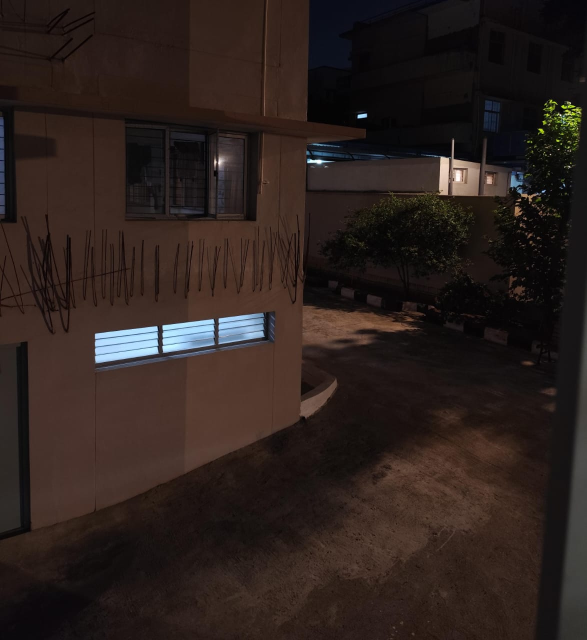
#> input picture data/real_noisy_photo.jpg, 1174 x 1280 px (shown at 1/2 size)
$ jupyter execute --allow-errors DIP_A2_Question_5.ipynb
#> lines starting #> are read from the running program, lines starting #| are printed output that depends on the picture
#> further down, real_u8 is the input picture: shape (1280, 1174, 3); mean R, G, B 43.9, 32.8, 29.2
#> after the loop `for yy in range(0, h - tile_h + 1, max(1, tile_h//2)):`:
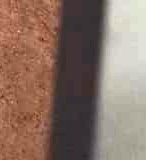
#> tile: shape (160, 146, 3) float32; mean R, G, B 0.165, 0.139, 0.126; drawn with min black and max white
#> after the loop `for yy in range(0, h - tile_h + 1, max(1, tile_h//2)):`: candidates = 225 items, first 6: (0, 0, 160, 0, 146), (0, 0, 160, 73, 219), (0, 0, 160, 146, 292), (0, 0, 160, 219, 365), (0, 0, 160, 292, 438), (0, 0, 160, 365, 511)
#> `_, y0, y1, x0, x1 = min(candidates)`: y0 = 0; y1 = 160; x0 = 0; x1 = 146
#> `flat = real[y0:y1, x0:x1]`:
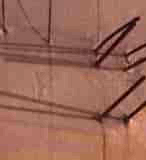
#> flat: shape (160, 146, 3) float32; mean R, G, B 0.136, 0.0911, 0.0776; drawn with min black and max white
#> after the loop `for c in range(3):`: estimates = [0.00411, 0.00411, 0.00411]
#> `real_sigma = float(np.mean(estimates))`: real_sigma = 0.00411
# DIP Assignment 2 — Question 5

## Denoising and the Wiener Filter

This notebook implements Sections 5.1 and 5.2 independently. It preserves the
supplied 3072×2048 RGB reference image, estimates the signal PSD from each
noisy input rather than from the clean reference, implements the frequency
domain Wiener estimator with NumPy, compares it with Gaussian, Butterworth,
and bilateral denoisers, tests noise-power misestimation, and leaves a
ground-truth-free real-photo workflow ready for a separately supplied image.

All filtering required by the assignment is implemented with NumPy array
arithmetic and `numpy.fft`. Display thumbnails are decimated copies only;
the computational arrays retain their original dimensions.

## Official requirements and conventions

The official Question 5 model is
\[
g(x,y)=f(x,y)+n(x,y),
\]
with uncorrelated, wide-sense stationary clean signal and additive noise.
The controlled image is normalized by 255, the injected noise levels are
\(\sigma\in\{5,10,20,40\}\) 8-bit levels, and all methods receive the same
unclipped noisy realization at each level. Metrics use clipped copies in
\([0,1]\), data range \(L=1\), and channel-wise RGB aggregation.

The primary signal PSD estimate is a radially averaged noisy periodogram,
with the known white-noise floor subtracted and the radial profile smoothed
by a centered NumPy moving average. This is a practical isotropic estimate,
not a claim that photographic texture is directionally isotropic.

[cell 1]
import csv
import gc
import platform
import subprocess
import sys
import time
from pathlib import Path

import numpy as np
import matplotlib.pyplot as plt
from PIL import Image

np.set_printoptions(precision=6, suppress=True)
plt.rcParams["figure.dpi"] = 100
ROOT = Path.cwd()
DATA = ROOT / "A2" / "Q5,6"
if not DATA.exists():
    hits = list(ROOT.rglob("reference_image.jpg"))
    if not hits:
        raise FileNotFoundError("Could not locate A2/Q5,6/reference_image.jpg.")
    DATA = hits[0].parent
image_path = DATA / "reference_image.jpg"
#> (the rest of this cell did not finish here and is left out)

## RGB normalization and controlled noise design

The normalized standard deviation is \(\sigma_\mathrm{norm}=\sigma/255\);
the variance, which is the white-noise PSD under this periodogram
normalization, is \(\sigma_\mathrm{norm}^2\). Standard deviation measures a
typical amplitude while variance is its squared power. One standard-normal
RGB field is scaled to each requested level, so every method sees exactly
the same noisy array at a given level.

[cell 2]
SEED = 20261029
NOISE_LEVELS = [5, 10, 20, 40]
rng = np.random.default_rng(SEED)
#> (the rest of this cell did not finish here and is left out)

## 5.1.1 Statistical model and 5.1.2 linear-MMSE derivation

Wide-sense stationarity means that the mean is constant and the
autocorrelation depends on displacement, so a power spectral density
describes second-order statistics. Uncorrelated signal and noise have zero
cross-correlation, which removes the cross terms below. These assumptions
make the frequency-by-frequency optimization useful, but a natural
photograph has edges, regions, color correlations, and spatially varying
noise, so stationarity is only an approximation.

Let
\[
G=F+N,\qquad \widehat F=WG,\qquad E=F-WG.
\]
The per-frequency error power is
\[
J(W)=\mathbb E|F-WG|^2
 =S_{ff}-W S_{gf}-W^*S_{fg}+|W|^2S_{gg}.
\]
Using Wirtinger differentiation with respect to \(W^*\),
\[
\frac{\partial J}{\partial W^*}=-S_{fg}+WS_{gg}=0,
\qquad W=\frac{S_{fg}}{S_{gg}}.
\]
Because \(G=F+N\), signal-noise uncorrelatedness gives
\[
S_{fg}=E[FG^*]=S_{ff},\qquad
S_{gg}=E[GG^*]=S_{ff}+S_{nn}.
\]
Therefore
\[
\boxed{W(u,v)=\frac{S_{ff}(u,v)}{S_{ff}(u,v)+S_{nn}(u,v)}},
\qquad
\boxed{\widehat F(u,v)=W(u,v)G(u,v)}.
\]
Here \(S_{ff}\) and \(S_{nn}\) are clean-signal and noise PSDs, and \(W\) is
the frequency-dependent gain. It approaches one when signal power dominates
and zero when noise dominates. This is optimal among linear estimators under
the stated second-order model; it is not a universal optimality claim over
nonlinear estimators.

## 5.1.3–5.1.5 PSD estimation and from-scratch Wiener implementation

For an \(M\times N\) channel I use
\[
P_g(u,v)=|G(u,v)|^2/(MN).
\]
White noise with variance \(\sigma_n^2\) has expected spectral floor
\(\sigma_n^2\). The radial average is formed on the rectangular FFT grid,
smoothed by a centered width-9 moving average, and mapped back to every
frequency bin. The estimate is
\[
\widehat S_{ff}=\max(\operatorname{smooth}(\overline{P_g})-\sigma_n^2,\epsilon).
\]
The estimator is intentionally based only on the noisy channel. Radial
averaging reduces variance but suppresses directional texture information,
and subtraction becomes uncertain at high noise.

[cell 3]
def radial_frequency_grid(shape):
    """Return rectangular cycles-per-pixel radius and integer radial bins."""
#> called with shape = (1280, 1174)
    fy = np.fft.fftfreq(shape[0])[:, None]
#> fy = 1280 values, max 0.499 at index 639, min -0.5 at index 640, mean -0.000391
    fx = np.fft.fftfreq(shape[1])[None, :]
    radius = np.sqrt(fx * fx + fy * fy)
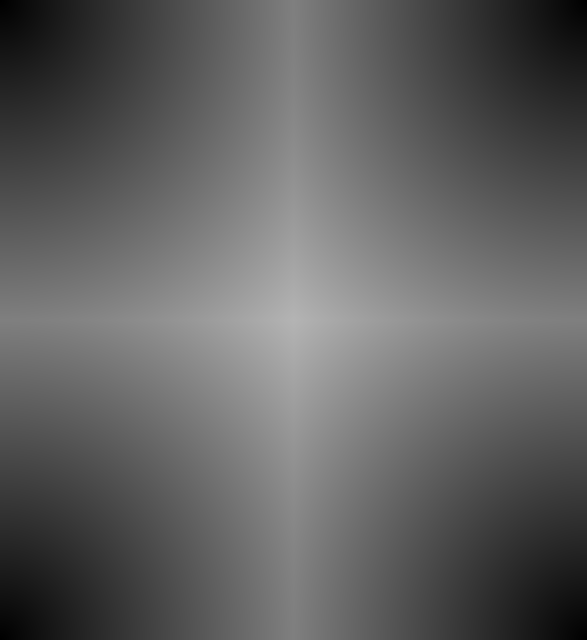
#> radius: shape (1280, 1174) float64 (shown at 1/2 size); min 0, max 0.707, mean 0.383
    bins = np.rint(radius * max(shape)).astype(np.int32)
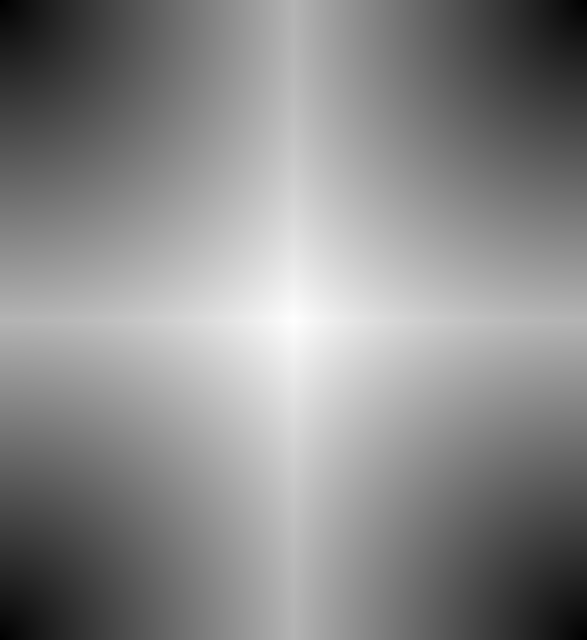
#> bins: shape (1280, 1174) int32 (shown at 1/2 size); min 0, max 905, mean 489.7; drawn with min black and max white
    return radius, bins

def moving_average(values, width=9):
    """Smooth a one-dimensional profile with a centered NumPy box average."""
    if width < 1 or width % 2 == 0:
        raise ValueError("width must be a positive odd integer")
    kernel = np.ones(width, dtype=np.float64) / width
    padded = np.pad(values, width // 2, mode="edge")
    return np.convolve(padded, kernel, mode="valid")

def estimate_signal_psd(noisy_channel, noise_power, bins, smoothing_width=9):
    """Estimate nonnegative signal PSD from a noisy periodogram.

    The periodogram is |FFT(channel)|^2/(M*N). Radial bin means are smoothed
    with a centered box window, the known white-noise floor is subtracted,
    and an epsilon floor prevents invalid Wiener denominators.
    """
    a = np.asarray(noisy_channel, dtype=np.float32)
    if a.ndim != 2:
        raise ValueError("noisy_channel must be two-dimensional")
    F = np.fft.fft2(a)
    periodogram = (np.abs(F) ** 2 / a.size).astype(np.float32)
    max_bin = int(bins.max())
    sums = np.bincount(bins.ravel(), weights=periodogram.ravel(), minlength=max_bin + 1)
    counts = np.bincount(bins.ravel(), minlength=max_bin + 1)
    radial_noisy = sums / np.maximum(counts, 1)
    radial_smooth = moving_average(radial_noisy, smoothing_width)
    signal_radial = np.maximum(radial_smooth - noise_power, np.finfo(np.float32).eps)
    signal_psd = signal_radial[bins]
    return signal_psd.astype(np.float32), radial_noisy, radial_smooth, periodogram

def wiener_denoise_channel(noisy_channel, noise_power, bins, smoothing_width=9,
                           fixed_signal_psd=None):
    """Apply a channel-wise frequency-domain Wiener estimator from scratch."""
    a = np.asarray(noisy_channel, dtype=np.float32)
    if fixed_signal_psd is None:
        signal_psd, radial_noisy, radial_smooth, periodogram = estimate_signal_psd(
            a, noise_power, bins, smoothing_width)
    else:
        signal_psd = np.asarray(fixed_signal_psd, dtype=np.float32)
        radial_noisy = radial_smooth = periodogram = None
    denominator = np.maximum(signal_psd + noise_power, np.finfo(np.float32).eps)
    gain = np.clip(signal_psd / denominator, 0.0, 1.0)
    F = np.fft.fft2(a)
    result_complex = np.fft.ifft2(gain * F)
    result = result_complex.real.astype(np.float32)
    return result, gain, signal_psd, (radial_noisy, radial_smooth, periodogram), float(np.max(np.abs(result_complex.imag)))

def wiener_denoise_rgb(noisy_rgb, noise_power, bins, smoothing_width=9,
                       fixed_signal_psds=None):
    """Apply the Wiener estimator independently to the three RGB channels."""
#> called with noise_power = 1.69e-05, smoothing_width = 9
    a = np.asarray(noisy_rgb, dtype=np.float32)
    if a.ndim != 3 or a.shape[2] != 3:
        raise ValueError("noisy_rgb must have shape (M,N,3)")
    output = np.empty_like(a)
#> output: shape (1280, 1174, 3) float32; every value is 0
    gains = []
    psds = []
    details = []
    imag_residuals = []
    for c in range(3):
        fixed = None if fixed_signal_psds is None else fixed_signal_psds[c]
        result, gain, psd, detail, imag = wiener_denoise_channel(
            a[:, :, c], noise_power, bins, smoothing_width, fixed)
        output[:, :, c] = result
        gains.append(gain); psds.append(psd); details.append(detail)
        imag_residuals.append(imag)
#> this loop made 3 passes
#> imag on passes 1 to 3: 5.28e-16, 5.39e-16, 6.3e-16
#> pass 1, in wiener_denoise_channel, `a = np.asarray(noisy_channel, dtype=np.float32)`:
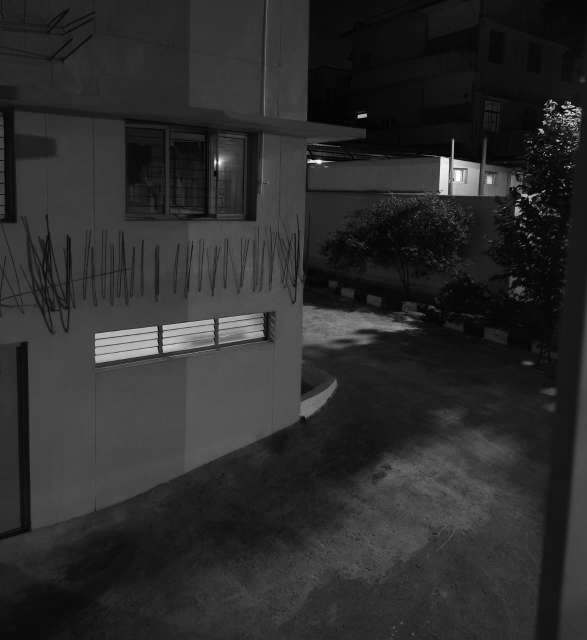
#> a: shape (1280, 1174) float32 (shown at 1/2 size); min 0, max 1, mean 0.172
#> after the loop, details = 3 items; gains = 3 items; imag_residuals = [5.28e-16, 5.39e-16, 6.3e-16]; psds = 3 items
    return output, gains, psds, details, imag_residuals

#> (the rest of this cell did not finish here and is left out)

## Reference Gaussian, Butterworth, bilateral, PSNR, and SSIM implementations

The Gaussian and Butterworth filters use the original rectangular dimensions
and circular FFT boundary convention. Their cutoffs are fixed in cycles per
pixel: `D0=0.08`, with a fourth-order Butterworth. The bilateral reference is
the Question 4 NumPy algorithm applied independently to RGB channels, using
reflected boundaries, `sigma_s=1.5`, and `sigma_r=2*sigma_norm`; it does not
use joint RGB distances.

All metrics clip only their metric copies to `[0,1]`. SSIM uses an 11×11
separable Gaussian window with sigma 1.5, `K1=.01`, `K2=.03`, `L=1`, and
reflective boundaries. Scores are averaged across the three channels.

[cell 4]
GAUSSIAN_D0 = 0.08
BUTTERWORTH_D0 = 0.08
BUTTERWORTH_ORDER = 4
# [81 lines left out: functions frequency_lowpass_channel, bilateral_channel, apply_rgb_filter, psnr_rgb, _separable_filter, ssim_channel and 1 more, not called in this run]

#> (the rest of this cell did not finish here and is left out)

## 5.1.6–5.1.11 Comparative experiments

For every noise level, the Wiener, Gaussian, Butterworth, and bilateral
outputs below use the same raw noisy RGB input. The Wiener PSD is estimated
independently for each noisy channel. The fixed Gaussian and Butterworth
responses are not adaptive; the Wiener response is adaptive through the
estimated radial signal power. A nonlinear bilateral filter can therefore
win on an image or metric even though the Wiener estimator is the linear-MMSE
solution under its model.

[cell 5]
comparison_rows = []
gain_summaries = {}
psd_examples = {}
outputs = {}
#> (the rest of this cell did not finish here and is left out)

[cell 6]
fig, ax = plt.subplots(1, 2, figsize=(12, 4))
methods = ["wiener", "gaussian", "butterworth", "bilateral"]
#> (the rest of this cell did not finish here and is left out)

### Measured interpretation

The printed tables are the executed evidence. As noise increases, the
estimated white floor grows and the Wiener gain generally shrinks over more
frequencies, but PSD subtraction also becomes less certain. Gaussian
attenuation is smooth and predetermined; Butterworth has an order-dependent
transition; Wiener attenuation follows the estimated signal spectrum.
PSNR and SSIM can select different winners because PSNR is global squared
error while SSIM emphasizes local luminance, contrast, and structure.

## 5.2.1 Controlled noise-power misestimation at σ=20

The signal PSD is held fixed at the correctly specified σ=20 estimate. Only
the assumed noise power in
\[
W=\widehat S_{ff}/(\widehat S_{ff}+S_{nn,\mathrm{assumed}})
\]
changes. Thus half the true power retains more noise, while twice the true
power suppresses more signal detail. The three outputs use the identical
σ=20 noisy input.

[cell 7]
sigma20 = 20
#> (the rest of this cell did not finish here and is left out)

## 5.2.2 Why a correctly specified Wiener filter can blur edges

The Wiener estimator is linear and uses stationary second-order power, not
an explicit edge map. A sharp edge is represented by high-frequency
components, and those frequencies can have power comparable to the noise.
Even with the correct noise variance, the gain attenuates some of those
components, so the transition broadens. MMSE minimizes expected squared
error under the model; it does not directly optimize edge sharpness or
perceptual preference. A bilateral filter can preserve a particular edge by
using local intensity differences, but that nonlinear behavior is not
universally superior and can fail under other textures or noise models.
The fixed-noise experiment above provides the measured gain and metric
evidence for this trade-off.

## 5.2.3 Real noisy photograph case study

When `data/real_noisy_photo.jpg` is supplied, the cell below loads the
student-captured image, records its properties, selects a low-gradient
analysis tile, estimates a per-channel noise scale from robust neighboring
differences, applies the same white-noise Wiener implementation, and saves
qualitative crops and residuals. The estimate assumes that the selected
tile has locally smooth signal and that neighboring-difference residuals are
approximately zero-centred; it is not a claim that photographic noise is
white, stationary, or signal-independent. No PSNR or SSIM is reported
without an independently registered clean reference.

[cell 8]
real_photo_path = ROOT / "data" / "real_noisy_photo.jpg"
real_rows = []
#> (the rest of this cell did not finish here and is left out)
